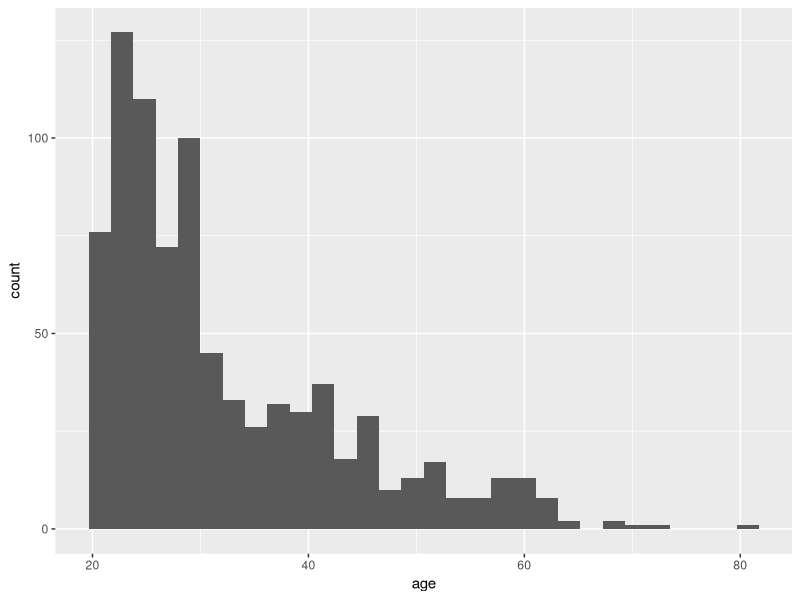
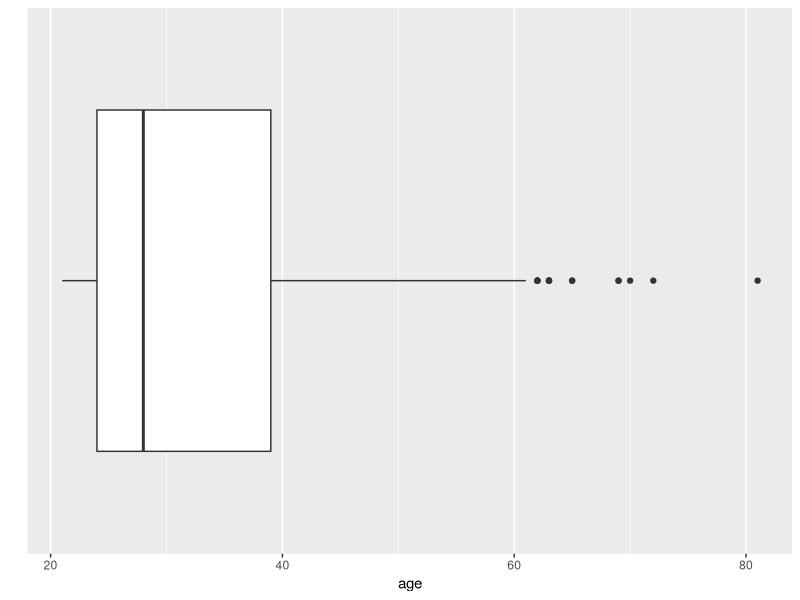
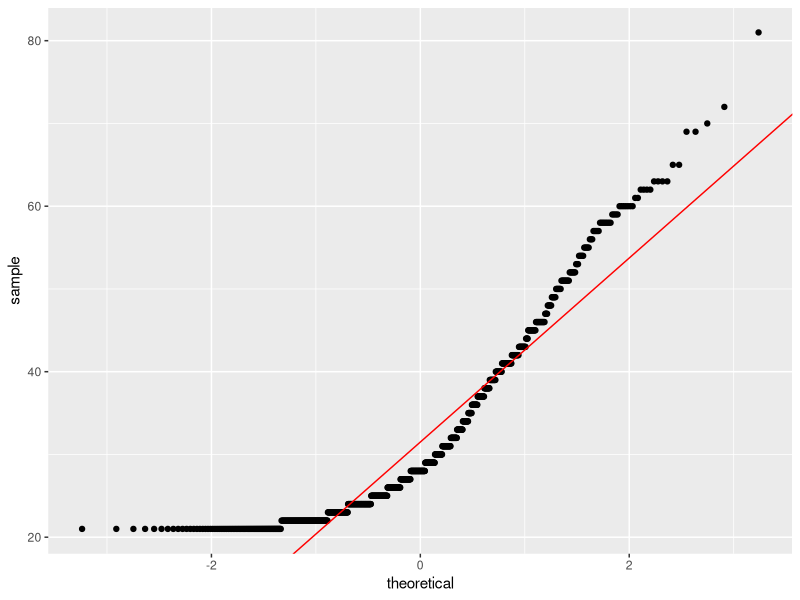

Write the R code that produced these figures, in order.
## ---- chunk 1
library(knitr)
# set global chunk options: images will be 7x5 inches
knitr::opts_chunk$set(fig.width=7, fig.height=5)
options(digits = 4)


## indents are for indenting r code as formatted text
## They may need to be adjusted depending on your OS
# if your output looks odd, increase or decrease indent
indent1 = '    '
indent2 = '        '
indent3 = '            '
## ---- chunk 2
s.d <- function(x){
    n <- length(x) # Sample size
    s2 <- sum((x - mean(x))^2)/(n-1) # sample variance
    s.d <- sqrt(s2) # sample standard deviation 
    return(s.d)
}
## ---- chunk 3
mean.abs.d <- function(x){
    n <- length(x) # Sample size
    m <- sum(abs(x - mean(x)))/n # mean average deviation
    return(m)
}
## ---- chunk 4
library(MASS)
pima2 = rbind(Pima.tr, Pima.tr2, Pima.te)

x = pima2$age
var.name = 'age'
## ---- chunk 5
library(ggplot2)

ggplot(pima2, aes(x=age)) + geom_histogram()

ggplot(pima2, aes(x = factor(0), y = age)) + geom_boxplot() + xlab("") +
    scale_x_discrete(breaks = NULL) + coord_flip()

y     <- quantile(pima2$age, c(0.25, 0.75)) # Find the 1st and 3rd quartiles
x     <- qnorm( c(0.25, 0.75))         # Find the matching normal values on the x-axis
slope <- diff(y) / diff(x)             # Compute the line slope
int   <- y[1] - slope * x[1]           # Compute the line intercept

ggplot(pima2, aes(sample=age)) + stat_qq() + 
    geom_abline(intercept=int, slope=slope, color='red')

